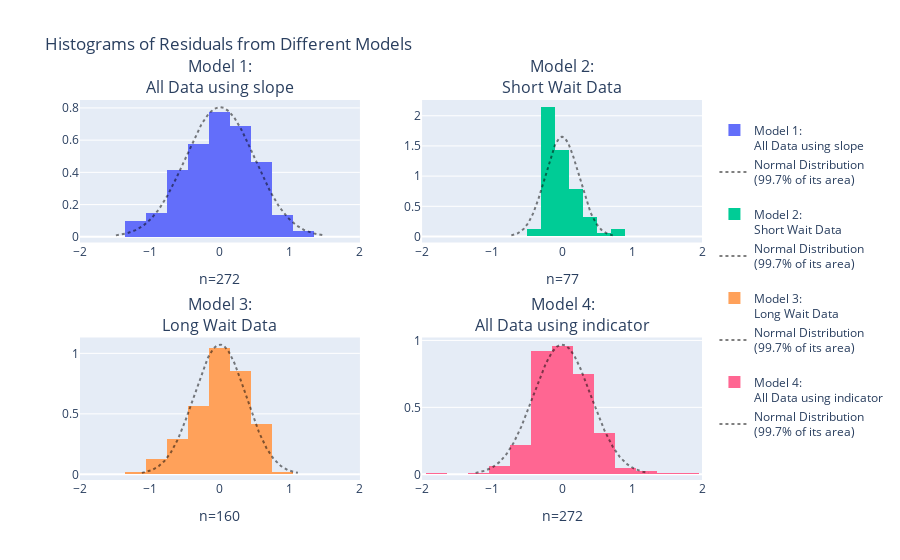

The notebook cell saved with this chart:
### Markdown cell above
Answer 12

To assess which histogram suggests the plausibility of the assumption that the error terms are normally distributed, we need to evaluate each histogram for its resemblance to a normal distribution. Specifically, we’re looking for a bell-shaped curve that’s symmetric around zero, with most values falling within a range of about ±2 standard deviations.

### Code cell
from plotly.subplots import make_subplots
import plotly.graph_objects as go
from scipy import stats
import numpy as np

model_residuals = {
    '<br>Model 1:<br>All Data using slope': smf.ols('duration ~ waiting', data=old_faithful).fit().resid,
    '<br>Model 2:<br>Short Wait Data': smf.ols('duration ~ waiting', data=old_faithful[short_wait]).fit().resid,
    '<br>Model 3:<br>Long Wait Data': smf.ols('duration ~ waiting', data=old_faithful[long_wait]).fit().resid,
    '<br>Model 4:<br>All Data using indicator': smf.ols('duration ~ C(kind, Treatment(reference="short"))', data=old_faithful).fit().resid
}

fig = make_subplots(rows=2, cols=2, subplot_titles=list(model_residuals.keys()))
for i, (title, resid) in enumerate(model_residuals.items()):

    if i == 1:  # Apply different bins only to the second histogram (index 1)
        bin_size = dict(start=-1.9, end=1.9, size=0.2)
    else:
        bin_size = dict(start=-1.95, end=1.95, size=0.3)

    fig.add_trace(go.Histogram(x=resid, name=title, xbins=bin_size, histnorm='probability density'), 
                  row=int(i/2)+1, col=(i%2)+1)
    fig.update_xaxes(title_text="n="+str(len(resid)), row=int(i/2)+1, col=(i%2)+1)    
    
    normal_range = np.arange(-3*resid.std(),3*resid.std(),0.01)
    fig.add_trace(go.Scatter(x=normal_range, mode='lines', opacity=0.5,
                             y=stats.norm(loc=0, scale=resid.std()).pdf(normal_range),
                             line=dict(color='black', dash='dot', width=2),
                             name='Normal Distribution<br>(99.7% of its area)'), 
                  row=int(i/2)+1, col=(i%2)+1)
    
fig.update_layout(title_text='Histograms of Residuals from Different Models')
fig.update_xaxes(range=[-2,2])
fig.show(renderer='png') # USE `fig.show(renderer="png")` FOR ALL GitHub and MarkUs SUBMISSIONS

### Figure 1 — Plotly figure (JSON) as saved in the notebook; plotly's stock layout.template omitted (floating-point values rounded to 4 significant figures; data arrays with more than 128 entries replaced by an {"elided": "..."} marker saying what was removed)
{"data": [{"histnorm": "probability density", "name": "<br>Model 1:<br>All Data using slope", "type": "histogram", "x": {"elided": "272 float values"}, "xaxis": "x", "xbins": {"end": 1.95, "size": 0.3, "start": -1.95}, "yaxis": "y"}, {"line": {"color": "black", "dash": "dot", "width": 2}, "mode": "lines", "name": "Normal Distribution<br>(99.7% of its area)", "opacity": 0.5, "type": "scatter", "x": {"elided": "298 float values"}, "xaxis": "x", "y": {"elided": "298 float values"}, "yaxis": "y"}, {"histnorm": "probability density", "name": "<br>Model 2:<br>Short Wait Data", "type": "histogram", "x": [-0.2072, 0.8705, -0.04135, -0.1742, -0.2202, 0.1704, -0.3966, -0.1913, -0.2202, -0.04547, 0.02037, -0.1085, -0.2006, -0.1453, -0.2783, 0.09809, -0.03359, -0.1742, -0.2742, 0.1994, -0.2255, -0.05075, 0.1915, -0.1191, -0.1243, 0.1192, -0.1032, -0.2136, 0.2664, -0.3336, 0.3309, -0.2166, 0.6151, -0.05075, -0.04266, 0.2545, -0.09266, 0.7823, -0.1319, -0.1083, 0.03109, -0.05059, 0.03622, -0.2019, -0.2019, 0.2403, -0.02831, -0.06363, -0.06378, 0.05997, 0.4309, -0.1295, 0.04165, -0.1319, 0.1705, -0.19, 0.2587, -0.1349, -0.1819, -0.04778, -0.1138, 0.3981, -0.01247, -0.1191, -0.2572, 0.4098, 0.2309, -0.1242, -0.1572, 0.3798, 0.05997, 0.1928, -0.01775, -0.1783, 0.0339, 0.1851, -0.1479], "xaxis": "x2", "xbins": {"end": 1.9, "size": 0.2, "start": -1.9}, "yaxis": "y2"}, {"line": {"color": "black", "dash": "dot", "width": 2}, "mode": "lines", "name": "Normal Distribution<br>(99.7% of its area)", "opacity": 0.5, "type": "scatter", "x": {"elided": "146 float values"}, "xaxis": "x2", "y": {"elided": "146 float values"}, "yaxis": "y2"}, {"histnorm": "probability density", "name": "<br>Model 3:<br>Long Wait Data", "type": "histogram", "x": {"elided": "160 float values"}, "xaxis": "x3", "xbins": {"end": 1.95, "size": 0.3, "start": -1.95}, "yaxis": "y3"}, {"line": {"color": "black", "dash": "dot", "width": 2}, "mode": "lines", "name": "Normal Distribution<br>(99.7% of its area)", "opacity": 0.5, "type": "scatter", "x": {"elided": "224 float values"}, "xaxis": "x3", "y": {"elided": "224 float values"}, "yaxis": "y3"}, {"histnorm": "probability density", "name": "<br>Model 4:<br>All Data using indicator", "type": "histogram", "x": {"elided": "272 float values"}, "xaxis": "x4", "xbins": {"end": 1.95, "size": 0.3, "start": -1.95}, "yaxis": "y4"}, {"line": {"color": "black", "dash": "dot", "width": 2}, "mode": "lines", "name": "Normal Distribution<br>(99.7% of its area)", "opacity": 0.5, "type": "scatter", "x": {"elided": "248 float values"}, "xaxis": "x4", "y": {"elided": "248 float values"}, "yaxis": "y4"}], "layout": {"annotations": [{"font": {"size": 16}, "showarrow": false, "text": "<br>Model 1:<br>All Data using slope", "x": 0.225, "xanchor": "center", "xref": "paper", "y": 1, "yanchor": "bottom", "yref": "paper"}, {"font": {"size": 16}, "showarrow": false, "text": "<br>Model 2:<br>Short Wait Data", "x": 0.775, "xanchor": "center", "xref": "paper", "y": 1, "yanchor": "bottom", "yref": "paper"}, {"font": {"size": 16}, "showarrow": false, "text": "<br>Model 3:<br>Long Wait Data", "x": 0.225, "xanchor": "center", "xref": "paper", "y": 0.375, "yanchor": "bottom", "yref": "paper"}, {"font": {"size": 16}, "showarrow": false, "text": "<br>Model 4:<br>All Data using indicator", "x": 0.775, "xanchor": "center", "xref": "paper", "y": 0.375, "yanchor": "bottom", "yref": "paper"}], "title": {"text": "Histograms of Residuals from Different Models"}, "xaxis": {"anchor": "y", "domain": [0, 0.45], "range": [-2, 2], "title": {"text": "n=272"}}, "xaxis2": {"anchor": "y2", "domain": [0.55, 1], "range": [-2, 2], "title": {"text": "n=77"}}, "xaxis3": {"anchor": "y3", "domain": [0, 0.45], "range": [-2, 2], "title": {"text": "n=160"}}, "xaxis4": {"anchor": "y4", "domain": [0.55, 1], "range": [-2, 2], "title": {"text": "n=272"}}, "yaxis": {"anchor": "x", "domain": [0.625, 1]}, "yaxis2": {"anchor": "x2", "domain": [0.625, 1]}, "yaxis3": {"anchor": "x3", "domain": [0, 0.375]}, "yaxis4": {"anchor": "x4", "domain": [0, 0.375]}}}
